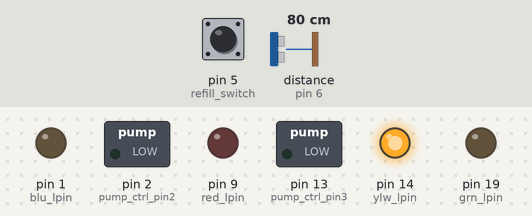
Simulated run of this sketch. Board: Arduino Uno, built with avr-gcc and run on an emulated ATmega328P. Shown: switched loads named in the sketch (green lamp = pin HIGH), output pins drawn as LEDs (lit = HIGH). Wiring (inferred from the names in the program): ultrasonic range finder: trigger pin 8; echo pin 6. Inputs (shaded band) come from the test bench; at power-on: distance to the obstacle (sensor on pin 6) 80 cm, pin 5 (refill_switch) HIGH. The echo pulse lasts 58.3 µs per cm; no radio packets arrive unless stated; pins used as bus, display or sensor lines are not drawn.

Above: at 2.1 s.
At 7.2 s:
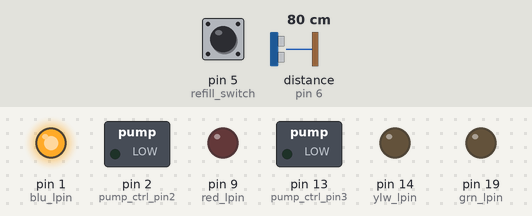
7.3 s: distance to the obstacle (sensor on pin 6) set to 2 cm
12.0 s: distance to the obstacle (sensor on pin 6) set to 18 cm
15.5 s: distance to the obstacle (sensor on pin 6) set to 4 cm
At 17.6 s:
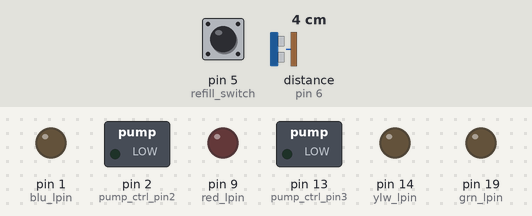
19.0 s: distance to the obstacle (sensor on pin 6) set to 12 cm
22.5 s: distance to the obstacle (sensor on pin 6) set to 17 cm
Timing chart, 0 to 27.0 s (numbered marks = the images above; inputs shaded):
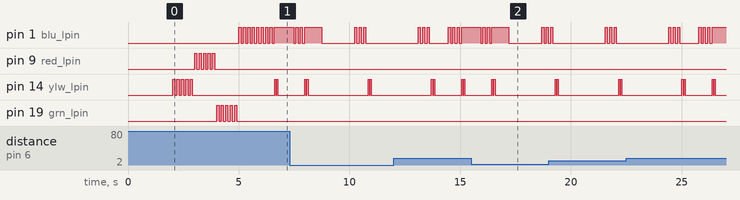

The sketch:

RV_Irrigation_Pump_And_Sensor_Component.ino
```cpp
#include <RV_Ultrasonic.h>
#include <VirtualWire.h>

/*
@RvSystemz  -  This file will be uploaded on the reciever end of Arduino UNO.
Module to be made available in the recieving end to start and stop pump
VirtualWire to be used to send & receive 433mhz radio waves
HC-SR04 Ping distance sensor...

VCC to arduino 5v GND to arduino GND
Echo to Arduino pin xx Trig to Arduino pin yy
*/
//Receive pin for the  433mhz
const int receive_pin = 11;

//Transmit Pin
const int transmit_pin = 12;

//Analog Pin for controlling pump
const int pump_ctrl_pin3 = 13;
const int pump_ctrl_pin2 = 2;

boolean pumpRunning = false;
unsigned long pumpStartTime = 0;
unsigned long currentMillis = 0;

//Ultrasonic - Initialization
const int echoPin = 6;
const int trigPin = 8;
RV_Ultrasonic rv_ultrasonic(trigPin ,echoPin);

unsigned long waterLevel = 0;
unsigned long prevLvl = 0;

//signal Led Pin
const int ylw_lpin = 14;
const int red_lpin = 9;
const int grn_lpin = 19;
const int blu_lpin = 1;

//RefillMode Switch
const int refill_switch = 5;

//Invesre - 13cm is distance bw sensor (tub brim) and water level
//0cm is the tank full
const int lowLvlTreshold = 13;
const int topLvlTreshold = 0;

void setup() {
    delay(1000);
    //Serial.begin(9600);
    //Serial.println("setup");

    //Pump control
    pinMode(pump_ctrl_pin3, OUTPUT);
    pinMode(pump_ctrl_pin2, OUTPUT);

    //433mhz initialize
    initializeTransmitterAndReceiver();

    //UltrasonicInitialize
    pinMode(trigPin, OUTPUT);
    pinMode(echoPin, INPUT);

    waterLevel = getDistanceUsingUltrasonic();
    delay(1000);
    waterLevel = getDistanceUsingUltrasonic();
    //Serial.println(waterLevel);

    //ledPin - output initialization
    pinMode(ylw_lpin, OUTPUT);
    blinkL(ylw_lpin, 100 , 5);

    pinMode(red_lpin, OUTPUT);
    blinkL(red_lpin , 100 , 5);

    pinMode(grn_lpin, OUTPUT);
    blinkL(grn_lpin ,100 , 5);

    pinMode(blu_lpin, OUTPUT);
    blinkL(blu_lpin ,100 , 5);

    //Refill Mode Switch - configure refill_switch as an input and enable the internal pull-up resistor
    pinMode(refill_switch, INPUT_PULLUP);

}

void startPumpTimer(){
  pumpStartTime = millis();
}

void startPump(){
    if(!pumpRunning){
      //By changing values from 0 to 255 you can control motor speed
      analogWrite(pump_ctrl_pin3, 255);
      digitalWrite(pump_ctrl_pin2, HIGH);
      pumpRunning = true;
      startPumpTimer();
    }
}

/*
 * Monitor the pump if its running and stop after
 * certain time.
 */
void monitorPumpTime(){
  if(pumpRunning){
        currentMillis = millis();
        unsigned long pumpRunningFor = (currentMillis-pumpStartTime);
        //Pump will shutdown after 5 minutes
        if(pumpRunningFor > 300000){
          panicButton();
        }
    }
}

void stopPump(){
  // By changing values from 0 to 255 you can control motor speed
  digitalWrite(pump_ctrl_pin3, 0);
  digitalWrite(pump_ctrl_pin2, 0);
  pumpRunning = false;
}

/*This will be like reset switch where if the motor runs for more than
certain persiod it will shutdown unless manually stopped and started*/
void panicButton(){
  stopPump();
}

void blinkL(int p, int dly, int tm){
  for(int i=0; i<tm; i++){
    digitalWrite(p, HIGH);
    delay(dly);
    digitalWrite(p, LOW);
    delay(dly);
  }
}

void maintenanceMode(int c){
    if(c == 1){
      blinkL(blu_lpin , 100 , 3);
      digitalWrite(blu_lpin, HIGH);
    }
    else{
      digitalWrite(blu_lpin, LOW);
    }
}

//Sent from pmp end
String pmpLvlMsg = "V000R";

void loop() {

   int sensorVal = digitalRead(refill_switch);

   if(sensorVal == LOW || waterLevel > lowLvlTreshold){
        //If On- dont recieve - just keep sending
        // Or if waterLvel is 13 -its empty
        stopPump();
        maintenanceMode(1);
   }
   else{
        maintenanceMode(0);

        //No connection faulty is Open - HIGH - so always else.
        //My Pattern RXV - X can be 0 or 1
        // 0 - is off condition ; 1 - is on condition
        String receivedCode = getStringValueFromReceiver();
        receivedCode.trim();

        if(receivedCode.length() == 0){
          for(int i =0;i< 6; i++){
              receivedCode = getStringValueFromReceiver();
              if(receivedCode.length() > 1){
                break;
              }
              delay(250);
          }
        }

       //Serial.print("ReceivedCode ");
        //Serial.println(receivedCode);

        //Accepting value is 'If block', else if is used for sending - avoid looping
        if(receivedCode.startsWith("R") && receivedCode.endsWith("V")){
            //Receiving End
            String power = receivedCode.substring(1 , 2);
            if(power == "1"){
                blinkL(grn_lpin , 50 , 4);
                startPump();
            }
            else{
                stopPump();
                blinkL(red_lpin , 50 , 4);
            }

        }
        else if(receivedCode.startsWith("V") && receivedCode.endsWith("R")){
            //Transmitting values
        }
        else{
            //Transmitter down - so start clock
            blinkL(blu_lpin, 100 , 3);
        }
        monitorPumpTime();
    }

    waterLevel = getDistanceUsingUltrasonic();

    if(prevLvl != waterLevel){
        prevLvl = waterLevel;
        pmpLvlMsg = "";

        //Message Send  - VXYZR --- other places we can use from 4th char
        pmpLvlMsg.concat("V");
        if(waterLevel < 10){
          pmpLvlMsg.concat("00");
          pmpLvlMsg.concat(waterLevel);
        }
        else if(waterLevel > 9 && waterLevel < 100){
          pmpLvlMsg.concat("0");
          pmpLvlMsg.concat(waterLevel);
        }
        else if(waterLevel > 99 && waterLevel < 1000){
          pmpLvlMsg.concat(waterLevel);
        }
        else{
          pmpLvlMsg.concat("000");
        }
        pmpLvlMsg.concat("R");
    }

    //Serial.print("Broadcasting ");
    //Serial.println(pmpLvlMsg);
    blinkL(ylw_lpin, 50 , 2);
    sendMessageOverTransmitter(pmpLvlMsg);

    delay(500);
}

/*
 * Ultrasonic Method to initalize
 * and sends back the distance
 */
long getDistanceUsingUltrasonic(){
      long currlevel = rv_ultrasonic.RangingInCM();
      return currlevel;
}

/*
 * Method will send message over transmitter
 */
void sendMessageOverTransmitter(String msgToSend){
    // Length (with one extra character for the null terminator)
    int str_len = msgToSend.length() + 1;
    char msg[str_len];
    msgToSend.toCharArray(msg, str_len);

    vw_send((uint8_t *)msg, strlen(msg));
    vw_wait_tx(); // Wait until the whole message is gone
}

/*
 * Method will read the value from RF reciever and returns the string.
 * Sometimes due to noise, empty or blank string are also returned.
 */
String getStringValueFromReceiver(){
    uint8_t buf[VW_MAX_MESSAGE_LEN];
    uint8_t buflen = VW_MAX_MESSAGE_LEN;
    String retStr = "";
    if (vw_have_message() && vw_get_message(buf, &buflen)) // Non-blocking
    {
        int i;
        for (i = 0; i < buflen; i++)
        {
           retStr += char(buf[i]);
        }
    }
    return retStr;
}


void initializeTransmitterAndReceiver(){
   //Initialising the IO and ISR for Reciever
    vw_set_rx_pin(receive_pin);
    vw_set_ptt_inverted(true); // Required for DR3100
    vw_setup(1200);  // Bits per sec
    vw_rx_start();       // Start the receiver PLL running

    //Initialize Transmitter
    vw_set_tx_pin(transmit_pin);
    vw_set_ptt_inverted(true); //Required for DR3100
    //vw_setup(2000);   //Bits per sec

}
```

Measured:
- after the input at 15.5 s, pin 14 (ylw_lpin): goes on until 16.6 s, then stays LOW
